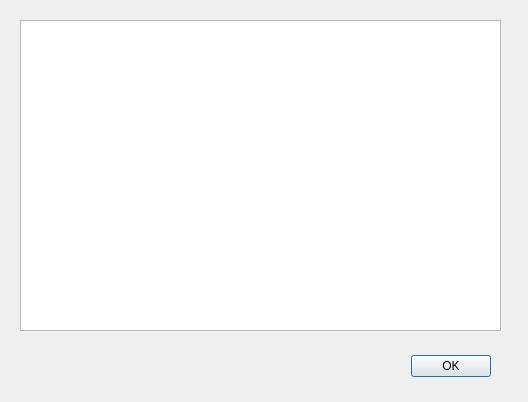
<?xml version="1.0" encoding="UTF-8"?>
<ui version="4.0">
 <class>Dialog</class>
 <widget class="QDialog" name="Dialog">
  <property name="geometry">
   <rect>
    <x>0</x>
    <y>0</y>
    <width>528</width>
    <height>402</height>
   </rect>
  </property>
  <property name="minimumSize">
   <size>
    <width>528</width>
    <height>402</height>
   </size>
  </property>
  <property name="maximumSize">
   <size>
    <width>528</width>
    <height>402</height>
   </size>
  </property>
  <property name="windowTitle">
   <string>Dialog</string>
  </property>
  <property name="statusTip">
   <string/>
  </property>
  <widget class="QDialogButtonBox" name="buttonBox">
   <property name="geometry">
    <rect>
     <x>150</x>
     <y>350</y>
     <width>341</width>
     <height>32</height>
    </rect>
   </property>
   <property name="orientation">
    <enum>Qt::Horizontal</enum>
   </property>
   <property name="standardButtons">
    <set>QDialogButtonBox::Ok</set>
   </property>
  </widget>
  <widget class="QTextEdit" name="textEdit">
   <property name="geometry">
    <rect>
     <x>20</x>
     <y>20</y>
     <width>481</width>
     <height>311</height>
    </rect>
   </property>
   <property name="acceptRichText">
    <bool>false</bool>
   </property>
  </widget>
 </widget>
 <resources/>
 <connections>
  <connection>
   <sender>buttonBox</sender>
   <signal>accepted()</signal>
   <receiver>Dialog</receiver>
   <slot>accept()</slot>
   <hints>
    <hint type="sourcelabel">
     <x>248</x>
     <y>254</y>
    </hint>
    <hint type="destinationlabel">
     <x>157</x>
     <y>274</y>
    </hint>
   </hints>
  </connection>
 </connections>
</ui>
